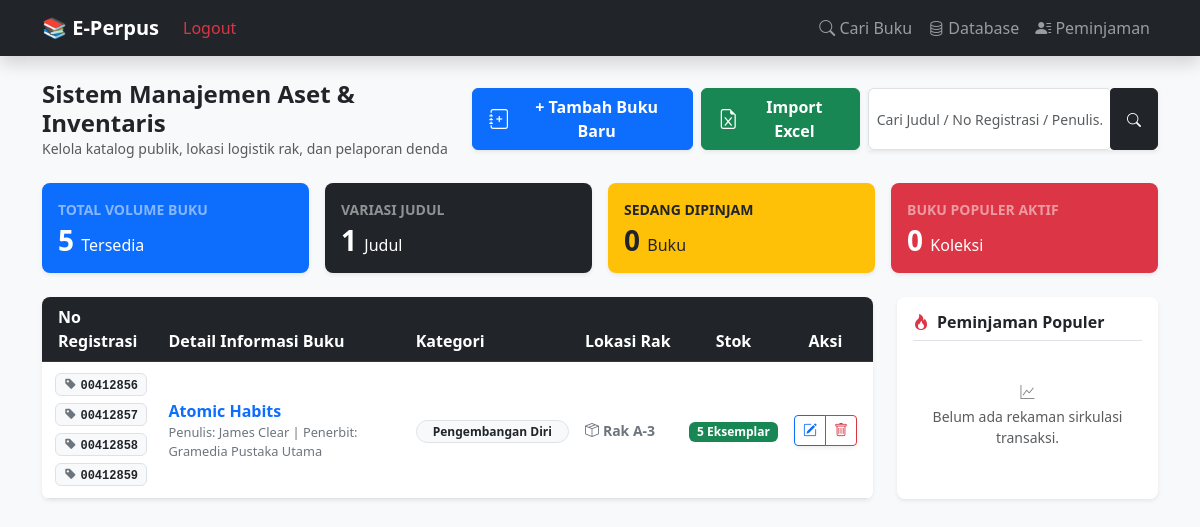
The app's page /koleksi (signed in) with its own data.
### tables this page shows
CREATE TABLE buku (
            id INTEGER PRIMARY KEY AUTOINCREMENT,
            -- Data Katalog (Publik)
            judul TEXT NOT NULL,
            sub_judul TEXT,
            penulis TEXT,
            penerbit TEXT,
            tahun_terbit TEXT,
            isbn TEXT,
            kategori TEXT,
            sinopsis TEXT,
            cover_img TEXT,
            -- Data Inventaris (Internal Pustakawan)
            id_buku_fisik TEXT UNIQUE, -- No Registrasi
            lokasi_rak TEXT,
            sumber_perolehan TEXT,     -- Pembelian / Hadiah / Sumbangan
            tanggal_masuk TEXT,
            kondisi_buku TEXT DEFAULT 'Baik', -- Baik / Rusak / Hilang
            harga_buku INTEGER DEFAULT 0,     -- Untuk Pelaporan Aset & Denda Opsi A
            stok INTEGER DEFAULT 1
        );

### app.py (the view)
@app.route('/koleksi')
def koleksi_lengkap():
    conn = get_db_connection()
    query = request.args.get('query', '').strip()
    if query:
        buku = conn.execute('''
            SELECT * FROM buku
            WHERE judul LIKE ? OR penulis LIKE ? OR id_buku_fisik LIKE ?
            ORDER BY id DESC
        ''', (f'%{query}%', f'%{query}%', f'%{query}%')).fetchall()
    else:
        buku = conn.execute('SELECT * FROM buku ORDER BY id DESC').fetchall()
    total_buku = conn.execute('SELECT SUM(stok) FROM buku').fetchone()[0] or 0
    total_judul = conn.execute('SELECT COUNT(*) FROM buku').fetchone()[0] or 0
    total_dipinjam = conn.execute('SELECT COUNT(*) FROM peminjaman WHERE status = "Dipinjam"').fetchone()[0] or 0
    buku_populer = conn.execute('''
        SELECT b.judul, b.kategori, COUNT(p.id) as total_dipinjam
        FROM buku b
        JOIN peminjaman p ON b.id = p.id_buku
        GROUP BY b.id
        ORDER BY total_dipinjam DESC
        LIMIT 5
    ''').fetchall()
    conn.close()
    return render_template('koleksi.html',
                           buku=buku,
                           query=query,
                           total_buku=total_buku,
                           total_judul=total_judul,
                           total_dipinjam=total_dipinjam,
                           buku_populer=buku_populer)

### app.py (called while the page is built)
def get_db_connection():
    base_dir = os.path.dirname(os.path.abspath(__file__))
    db_path = os.path.join(base_dir, 'perpustakaan.db')
    conn = sqlite3.connect(db_path)
    conn.row_factory = sqlite3.Row
    return conn

### templates/koleksi.html (shortened to what this page needs)
{% extends 'layout.html' %}
{% block content %}
<div class="d-flex justify-content-between align-items-center mb-4 mt-2">
    <div>
        <h4 class="fw-bold mb-0 text-dark">Sistem Manajemen Aset & Inventaris</h4>
        <p class="text-muted small mb-0">Kelola katalog publik, lokasi logistik rak, dan pelaporan denda</p>
    </div>
    <div class="d-flex gap-2">
        {% if session.get('logged_in') %}
            <button type="button" class="btn btn-primary shadow-sm fw-bold px-3 d-flex align-items-center gap-2" data-bs-toggle="modal" data-bs-target="#addBookModal">
                <i class="bi bi-journal-plus fs-5"></i> + Tambah Buku Baru
            </button>
            <button type="button" class="btn btn-success shadow-sm fw-bold px-3 d-flex align-items-center gap-2" data-bs-toggle="modal" data-bs-target="#importExcelModal">
                <i class="bi bi-file-earmark-excel fs-5"></i> Import Excel
            </button>
        {% endif %}
        <form action="/koleksi" method="GET" class="d-flex shadow-sm" style="width: 300px;">
            <input type="text" name="query" class="form-control form-control-sm border-end-0 rounded-start"
                   placeholder="Cari Judul / No Registrasi / Penulis..." value="{{ query or '' }}">
            <button type="submit" class="btn btn-sm btn-dark rounded-end px-3">
                <i class="bi bi-search"></i>
            </button>
        </form>
    </div>
</div>
<div class="row g-3 mb-4">
    <div class="col-md-3">
        <div class="card border-0 shadow-sm bg-primary text-white p-3 rounded-3">
            <small class="text-white-50 fw-bold text-uppercase">Total Volume Buku</small>
            <h3 class="fw-bold mb-0 mt-1">{{ total_buku }} <span class="fs-6 fw-normal">Tersedia</span></h3>
        </div>
    </div>
    <div class="col-md-3">
        <div class="card border-0 shadow-sm bg-dark text-white p-3 rounded-3">
            <small class="text-white-50 fw-bold text-uppercase">Variasi Judul</small>
            <h3 class="fw-bold mb-0 mt-1">{{ total_judul }} <span class="fs-6 fw-normal">Judul</span></h3>
        </div>
    </div>
    <div class="col-md-3">
        <div class="card border-0 shadow-sm bg-warning text-dark p-3 rounded-3">
            <small class="text-dark-50 fw-bold text-uppercase">Sedang Dipinjam</small>
            <h3 class="fw-bold mb-0 mt-1">{{ total_dipinjam }} <span class="fs-6 fw-normal">Buku</span></h3>
        </div>
    </div>
    <div class="col-md-3">
        <div class="card border-0 shadow-sm bg-danger text-white p-3 rounded-3">
            <small class="text-white-50 fw-bold text-uppercase">Buku Populer Aktif</small>
            <h3 class="fw-bold mb-0 mt-1">{{ buku_populer|length }} <span class="fs-6 fw-normal">Koleksi</span></h3>
        </div>
    </div>
</div>
<div class="row g-4">
    <div class="col-lg-9">
        <div class="card shadow-sm border-0 rounded-3 overflow-hidden">
            <div class="table-responsive">
                <table class="table table-hover align-middle mb-0">
                    <thead class="table-dark">
                        <tr>
                            <th class="ps-3" style="width: 15%;">No Registrasi</th>
                            <th style="width: 40%;">Detail Informasi Buku</th>
                            <th style="width: 20%;">Kategori</th>
                            <th style="width: 15%;">Lokasi Rak</th>
                            <th class="text-center" style="width: 10%;">Stok</th>
                            {% if session.get('logged_in') %}
                            <th class="text-center pe-3" style="width: 15%;">Aksi</th>
                            {% endif %}
                        </tr>
                    </thead>
                    <tbody>
                        {% if buku %}
                            {% for b in buku %}
                            <tr>
                                <td class="text-center">
                                    {% if b.id_buku_fisik %}
                                        {% set clean_str = b.id_buku_fisik.replace('[','').replace(']','').replace('"','').replace("'",'') %}
                                        {% for reg_num in clean_str.split(',') %}
                                            {% if reg_num.strip() %}
                                                <span class="badge bg-light text-dark border font-monospace small mb-1 shadow-xs d-inline-block px-2 py-1">
                                                    <i class="bi bi-tag-fill text-secondary me-1"></i>{{ reg_num.strip() }}
                                                </span>
                                            {% endif %}
                                        {% endfor %}
                                    {% else %}
                                        <span class="text-muted small">-</span>
                                    {% endif %}
                                </td>
                                <td>
                                    <a href="/buku/{{ b.id }}" class="fw-bold text-primary text-decoration-none d-block mb-0-link">
                                        {{ b.judul }}
                                    </a>
                                    <small class="text-secondary d-block" style="font-size: 0.8rem;">
                                        Penulis: {{ b.penulis }} | Penerbit: {{ b.penerbit or '-' }}
                                    </small>
                                </td>
                                <td><span class="badge bg-light text-dark border px-3 py-1.5 rounded-pill">{{ b.kategori }}</span></td>
                                <td class="small fw-semibold text-secondary"><i class="bi bi-box-seam me-1"></i>{{ b.lokasi_rak or 'Belum Diatur' }}</td>
                                <td class="text-center">
                                    <span class="badge {{ 'bg-success' if b.stok > 0 else 'bg-danger' }} rounded-2 px-2 py-1">
                                        {{ b.stok }} Eksemplar
                                    </span>
                                </td>
                                {% if session.get('logged_in') %}
                                <td class="text-center pe-3">
                                    <div class="btn-group btn-group-sm shadow-sm">
                                        <a href="/edit/{{ b.id }}" class="btn btn-outline-primary"><i class="bi bi-pencil-square"></i></a>
                                        <a href="/delete/{{ b.id }}" class="btn btn-outline-danger" onclick="return confirm('Hapus aset buku ini dari gudang sistem?')"><i class="bi bi-trash"></i></a>
                                    </div>
                                </td>
                                {% endif %}
                            </tr>
                            {% endfor %}
                        {% endif %}
                    </tbody>
                </table>
            </div>
        </div>
    </div>
    <div class="col-lg-3">
        <div class="card shadow-sm border-0 rounded-3 p-3 bg-white h-100">
            <h6 class="fw-bold text-dark border-bottom pb-2 mb-3"><i class="bi bi-fire text-danger me-2"></i>Peminjaman Populer</h6>
            {% if buku_populer %}
                <ol class="list-group list-group-numbered list-group-flush">
                {% for bp in buku_populer %}
                    <li class="list-group-item d-flex justify-content-between align-items-start px-0 py-2 small">
                        <div class="ms-2 me-auto">
                            <div class="fw-bold text-truncate" style="max-width: 150px;">{{ bp.judul }}</div>
                            <span class="text-muted" style="font-size: 0.75rem;">{{ bp.kategori }}</span>
                        </div>
                        <span class="badge bg-danger rounded-pill">{{ bp.total_dipinjam }}x Pinjam</span>
                    </li>
                {% endfor %}
                </ol>
            {% else %}
                <div class="text-center py-4 text-muted small italic">
                    <i class="bi bi-graph-up d-block mb-1 text-black-50"></i> Belum ada rekaman sirkulasi transaksi.
                </div>
            {% endif %}
        </div>
    </div>
</div>
{% endblock %}

### records on screen
buku: strip "00412856" "00412857" "00412858" "00412859", judul "Atomic Habits", penulis "James Clear", penerbit "Gramedia Pustaka Utama", kategori "Pengembangan Diri", lokasi_rak "Rak A-3", stok "5"

### other values on screen
{{ total_buku }} "5"
{{ total_judul }} "1"
{{ total_dipinjam }} "0"
{{ buku_populer|length }} "0"
